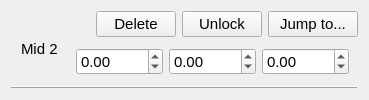
       <widget class="QWidget" name="mid2Wig" native="true">
        <layout class="QGridLayout" name="gridLayout_8">
         <property name="verticalSpacing">
          <number>0</number>
         </property>
         <item row="0" column="0" rowspan="2">
          <widget class="QLabel" name="label_9">
           <property name="sizePolicy">
            <sizepolicy hsizetype="Fixed" vsizetype="Preferred">
             <horstretch>0</horstretch>
             <verstretch>0</verstretch>
            </sizepolicy>
           </property>
           <property name="minimumSize">
            <size>
             <width>50</width>
             <height>0</height>
            </size>
           </property>
           <property name="font">
            <font>
             <family>Arial</family>
             <pointsize>11</pointsize>
            </font>
           </property>
           <property name="text">
            <string>Mid 2</string>
           </property>
           <property name="indent">
            <number>10</number>
           </property>
          </widget>
         </item>
         <item row="0" column="4">
          <widget class="QPushButton" name="mid2LockButton">
           <property name="sizePolicy">
            <sizepolicy hsizetype="Preferred" vsizetype="Fixed">
             <horstretch>0</horstretch>
             <verstretch>0</verstretch>
            </sizepolicy>
           </property>
           <property name="minimumSize">
            <size>
             <width>80</width>
             <height>25</height>
            </size>
           </property>
           <property name="font">
            <font>
             <family>Arial</family>
             <pointsize>11</pointsize>
            </font>
           </property>
           <property name="styleSheet">
            <string notr="true"/>
           </property>
           <property name="text">
            <string>Unlock</string>
           </property>
           <attribute name="buttonGroup">
            <string notr="true">fidButtonGroup</string>
           </attribute>
          </widget>
         </item>
         <item row="0" column="5">
          <widget class="QPushButton" name="mid2JumpButton">
           <property name="sizePolicy">
            <sizepolicy hsizetype="Preferred" vsizetype="Fixed">
             <horstretch>0</horstretch>
             <verstretch>0</verstretch>
            </sizepolicy>
           </property>
           <property name="minimumSize">
            <size>
             <width>90</width>
             <height>25</height>
            </size>
           </property>
           <property name="font">
            <font>
             <family>Arial</family>
             <pointsize>11</pointsize>
            </font>
           </property>
           <property name="styleSheet">
            <string notr="true"/>
           </property>
           <property name="text">
            <string>Jump to...</string>
           </property>
           <attribute name="buttonGroup">
            <string notr="true">fidButtonGroup</string>
           </attribute>
          </widget>
         </item>
         <item row="2" column="0" colspan="6">
          <widget class="Line" name="line_27">
           <property name="sizePolicy">
            <sizepolicy hsizetype="Preferred" vsizetype="Fixed">
             <horstretch>0</horstretch>
             <verstretch>0</verstretch>
            </sizepolicy>
           </property>
           <property name="minimumSize">
            <size>
             <width>0</width>
             <height>0</height>
            </size>
           </property>
           <property name="font">
            <font>
             <family>Arial</family>
             <pointsize>11</pointsize>
            </font>
           </property>
           <property name="frameShadow">
            <enum>QFrame::Raised</enum>
           </property>
           <property name="lineWidth">
            <number>1</number>
           </property>
           <property name="orientation">
            <enum>Qt::Horizontal</enum>
           </property>
          </widget>
         </item>
         <item row="1" column="1" colspan="5">
          <widget class="QWidget" name="widget_9" native="true">
           <layout class="QGridLayout" name="gridLayout_21">
            <item row="0" column="0">
             <widget class="QDoubleSpinBox" name="mid2X">
              <property name="sizePolicy">
               <sizepolicy hsizetype="Fixed" vsizetype="Fixed">
                <horstretch>0</horstretch>
                <verstretch>0</verstretch>
               </sizepolicy>
              </property>
              <property name="minimumSize">
               <size>
                <width>60</width>
                <height>0</height>
               </size>
              </property>
              <property name="font">
               <font>
                <family>Arial</family>
                <pointsize>11</pointsize>
               </font>
              </property>
              <property name="focusPolicy">
               <enum>Qt::StrongFocus</enum>
              </property>
              <property name="styleSheet">
               <string notr="true"/>
              </property>
              <property name="showGroupSeparator" stdset="0">
               <bool>false</bool>
              </property>
              <property name="minimum">
               <double>-1000.000000000000000</double>
              </property>
              <property name="maximum">
               <double>1000.000000000000000</double>
              </property>
             </widget>
            </item>
            <item row="0" column="1">
             <widget class="QDoubleSpinBox" name="mid2Y">
              <property name="sizePolicy">
               <sizepolicy hsizetype="Fixed" vsizetype="Fixed">
                <horstretch>0</horstretch>
                <verstretch>0</verstretch>
               </sizepolicy>
              </property>
              <property name="minimumSize">
               <size>
                <width>60</width>
                <height>0</height>
               </size>
              </property>
              <property name="font">
               <font>
                <family>Arial</family>
                <pointsize>11</pointsize>
               </font>
              </property>
              <property name="focusPolicy">
               <enum>Qt::StrongFocus</enum>
              </property>
              <property name="styleSheet">
               <string notr="true"/>
              </property>
              <property name="minimum">
               <double>-1000.000000000000000</double>
              </property>
              <property name="maximum">
               <double>1000.000000000000000</double>
              </property>
             </widget>
            </item>
            <item row="0" column="2">
             <widget class="QDoubleSpinBox" name="mid2Z">
              <property name="sizePolicy">
               <sizepolicy hsizetype="Fixed" vsizetype="Fixed">
                <horstretch>0</horstretch>
                <verstretch>0</verstretch>
               </sizepolicy>
              </property>
              <property name="minimumSize">
               <size>
                <width>60</width>
                <height>0</height>
               </size>
              </property>
              <property name="font">
               <font>
                <family>Arial</family>
                <pointsize>11</pointsize>
               </font>
              </property>
              <property name="focusPolicy">
               <enum>Qt::StrongFocus</enum>
              </property>
              <property name="minimum">
               <double>-1000.000000000000000</double>
              </property>
              <property name="maximum">
               <double>1000.000000000000000</double>
              </property>
             </widget>
            </item>
           </layout>
          </widget>
         </item>
         <item row="0" column="3">
          <widget class="QPushButton" name="mid2DelButton">
           <property name="sizePolicy">
            <sizepolicy hsizetype="Preferred" vsizetype="Fixed">
             <horstretch>0</horstretch>
             <verstretch>0</verstretch>
            </sizepolicy>
           </property>
           <property name="minimumSize">
            <size>
             <width>80</width>
             <height>25</height>
            </size>
           </property>
           <property name="font">
            <font>
             <family>Arial</family>
             <pointsize>11</pointsize>
            </font>
           </property>
           <property name="styleSheet">
            <string notr="true"/>
           </property>
           <property name="text">
            <string>Delete</string>
           </property>
           <attribute name="buttonGroup">
            <string notr="true">fidButtonGroup</string>
           </attribute>
          </widget>
         </item>
         <item row="0" column="1" colspan="2">
          <widget class="qSlicerMarkupsPlaceWidget" name="mid2Point">
           <property name="sizePolicy">
            <sizepolicy hsizetype="Preferred" vsizetype="Preferred">
             <horstretch>0</horstretch>
             <verstretch>0</verstretch>
            </sizepolicy>
           </property>
           <property name="minimumSize">
            <size>
             <width>0</width>
             <height>0</height>
            </size>
           </property>
           <property name="font">
            <font>
             <family>Arial</family>
             <pointsize>11</pointsize>
            </font>
           </property>
           <property name="buttonsVisible">
            <bool>false</bool>
           </property>
           <property name="deleteAllMarkupsOptionVisible">
            <bool>false</bool>
           </property>
           <property name="placeMultipleMarkups">
            <enum>qSlicerMarkupsPlaceWidget::ForcePlaceSingleMarkup</enum>
           </property>
           <property name="placeModeEnabled">
            <bool>false</bool>
           </property>
           <property name="deleteButton().show()" stdset="0">
            <bool>true</bool>
           </property>
           <property name="placeButton().show()" stdset="0">
            <bool>true</bool>
           </property>
          </widget>
         </item>
        </layout>
       </widget>
